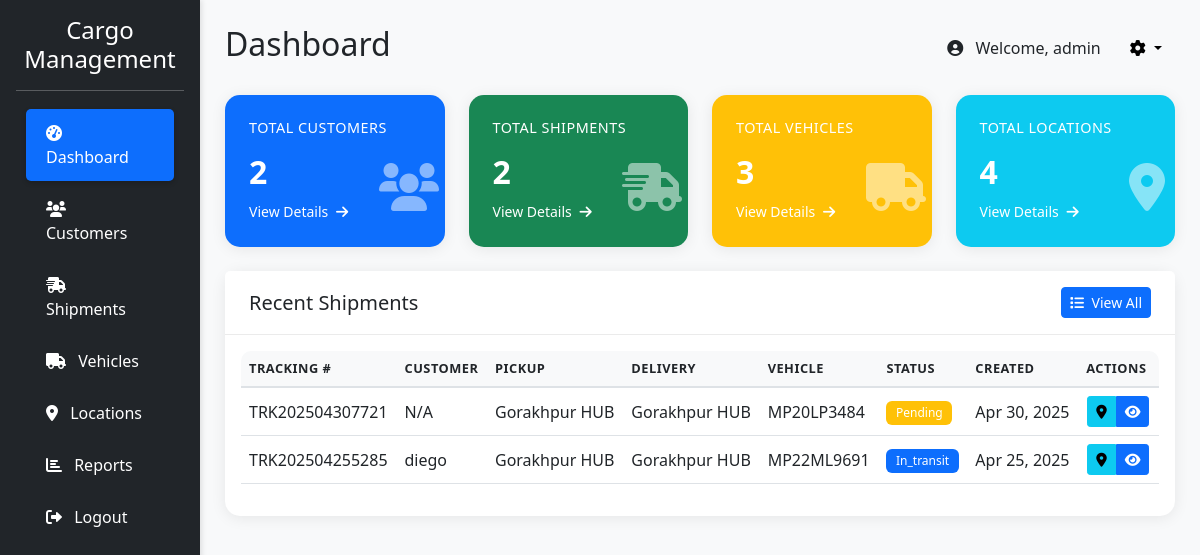
Page /admin/dashboard.php (signed in) on the committed database.
### tables this page shows
CREATE TABLE IF NOT EXISTS `shipments` (
  `id` int NOT NULL AUTO_INCREMENT,
  `tracking_number` varchar(20) NOT NULL,
  `customer_id` int DEFAULT NULL,
  `pickup_location_id` int DEFAULT NULL,
  `delivery_location_id` int DEFAULT NULL,
  `vehicle_id` int DEFAULT NULL,
  `status` enum('pending','in_transit','delivered','cancelled') DEFAULT 'pending',
  `weight` decimal(10,2) DEFAULT NULL,
  `dimensions` varchar(50) DEFAULT NULL,
  `description` text,
  `created_at` timestamp NULL DEFAULT CURRENT_TIMESTAMP,
  PRIMARY KEY (`id`),
  UNIQUE KEY `tracking_number` (`tracking_number`),
  KEY `customer_id` (`customer_id`),
  KEY `pickup_location_id` (`pickup_location_id`),
  KEY `delivery_location_id` (`delivery_location_id`),
  KEY `vehicle_id` (`vehicle_id`)
);

CREATE TABLE IF NOT EXISTS `locations` (
  `id` int NOT NULL AUTO_INCREMENT,
  `name` varchar(100) NOT NULL,
  `address` text,
  `city` varchar(50) DEFAULT NULL,
  `state` varchar(50) DEFAULT NULL,
  `pincode` varchar(10) DEFAULT NULL,
  `phone` varchar(15) DEFAULT NULL,
  PRIMARY KEY (`id`)
);

CREATE TABLE IF NOT EXISTS `vehicles` (
  `id` int NOT NULL AUTO_INCREMENT,
  `vehicle_number` varchar(20) NOT NULL,
  `vehicle_type` varchar(50) NOT NULL,
  `capacity` decimal(10,2) DEFAULT NULL,
  `status` enum('available','in_use','maintenance') DEFAULT 'available',
  PRIMARY KEY (`id`),
  UNIQUE KEY `vehicle_number` (`vehicle_number`)
);

CREATE TABLE IF NOT EXISTS `customers` (
  `id` int NOT NULL AUTO_INCREMENT,
  `user_id` int DEFAULT NULL,
  `full_name` varchar(100) NOT NULL,
  `phone` varchar(15) DEFAULT NULL,
  `address` text,
  `city` varchar(50) DEFAULT NULL,
  `state` varchar(50) DEFAULT NULL,
  `pincode` varchar(10) DEFAULT NULL,
  PRIMARY KEY (`id`),
  KEY `user_id` (`user_id`)
);

### admin/dashboard.php (the view, shortened to what this page needs)
<?php
require_once "../config/database.php";
$total_customers = $total_shipments = $total_vehicles = $total_locations = 0;
$recent_shipments = array();
try {
    $sql = "SELECT COUNT(*) as total FROM customers";
    if ($result = mysqli_query($conn, $sql)) {
        if ($row = mysqli_fetch_assoc($result)) {
            $total_customers = $row['total'];
        }
    } else {
        throw new Exception("Error fetching customers count: " . mysqli_error($conn));
    }
    $sql = "SELECT COUNT(*) as total FROM shipments";
    if ($result = mysqli_query($conn, $sql)) {
        if ($row = mysqli_fetch_assoc($result)) {
            $total_shipments = $row['total'];
        }
    } else {
        throw new Exception("Error fetching shipments count: " . mysqli_error($conn));
    }
    $sql = "SELECT COUNT(*) as total FROM vehicles";
    if ($result = mysqli_query($conn, $sql)) {
        if ($row = mysqli_fetch_assoc($result)) {
            $total_vehicles = $row['total'];
        }
    } else {
        throw new Exception("Error fetching vehicles count: " . mysqli_error($conn));
    }
    $sql = "SELECT COUNT(*) as total FROM locations";
    if ($result = mysqli_query($conn, $sql)) {
        if ($row = mysqli_fetch_assoc($result)) {
            $total_locations = $row['total'];
        }
    } else {
        throw new Exception("Error fetching locations count: " . mysqli_error($conn));
    }
    $sql = "SELECT
                s.id,
                s.tracking_number,
                s.status,
                s.created_at,
                c.full_name as customer_name,
                l1.name as pickup_location,
                l2.name as delivery_location,
                v.vehicle_number
            FROM shipments s
            LEFT JOIN customers c ON s.customer_id = c.id
            LEFT JOIN locations l1 ON s.pickup_location_id = l1.id
            LEFT JOIN locations l2 ON s.delivery_location_id = l2.id
            LEFT JOIN vehicles v ON s.vehicle_id = v.id
            ORDER BY s.created_at DESC
            LIMIT 5";
    if ($result = mysqli_query($conn, $sql)) {
        while ($row = mysqli_fetch_assoc($result)) {
            $recent_shipments[] = $row;
        }
    } else {
        throw new Exception("Error fetching recent shipments: " . mysqli_error($conn));
    }
} catch (Exception $e) {
    $error_message = $e->getMessage();
    error_log("Dashboard Error: " . $error_message);
}
?>
<!DOCTYPE html>
<html lang="en">
<head>
    <link href="https://cdn.jsdelivr.net/npm/bootstrap@5.3.0/dist/css/bootstrap.min.css" rel="stylesheet">
    <link rel="stylesheet" href="https://cdnjs.cloudflare.com/ajax/libs/font-awesome/6.0.0/css/all.min.css">
</head>
<body>
    <div class="container-fluid">
        <div class="row">
            <div class="col-md-3 col-lg-2 px-0 sidebar">
                <div class="p-3">
                    <h4 class="text-center">Cargo Management</h4>
                    <hr>
                    <ul class="nav flex-column">
                        <li class="nav-item">
                            <a class="nav-link active" href="dashboard.php">
                                <i class="fas fa-tachometer-alt me-2"></i> Dashboard
                            </a>
                        </li>
                        <li class="nav-item">
                            <a class="nav-link" href="customers.php">
                                <i class="fas fa-users me-2"></i> Customers
                            </a>
                        </li>
                        <li class="nav-item">
                            <a class="nav-link" href="shipments.php">
                                <i class="fas fa-shipping-fast me-2"></i> Shipments
                            </a>
                        </li>
                        <li class="nav-item">
                            <a class="nav-link" href="vehicles.php">
                                <i class="fas fa-truck me-2"></i> Vehicles
                            </a>
                        </li>
                        <li class="nav-item">
                            <a class="nav-link" href="locations.php">
                                <i class="fas fa-map-marker-alt me-2"></i> Locations
                            </a>
                        </li>
                        <li class="nav-item">
                            <a class="nav-link" href="reports.php">
                                <i class="fas fa-chart-bar me-2"></i> Reports
                            </a>
                        </li>
                        <li class="nav-item">
                            <a class="nav-link" href="../logout.php">
                                <i class="fas fa-sign-out-alt me-2"></i> Logout
                            </a>
                        </li>
                    </ul>
                </div>
            </div>
            <div class="col-md-9 col-lg-10 main-content">
                <div class="d-flex justify-content-between align-items-center mb-4">
                    <h2>Dashboard</h2>
                    <div class="d-flex align-items-center">
                        <div class="me-3">
                            <i class="fas fa-user-circle me-2"></i>
                            <span>Welcome, <?php echo htmlspecialchars($_SESSION["username"] ?? 'Admin'); ?></span>
                        </div>
                        <div class="dropdown">
                            <button class="btn btn-light dropdown-toggle" type="button" id="dropdownMenuButton" data-bs-toggle="dropdown">
                                <i class="fas fa-cog"></i>
                            </button>
                        </div>
                    </div>
                </div>
                <div class="row mb-4">
                    <div class="col-md-3">
                        <div class="card stat-card bg-primary text-white">
                            <div class="card-body">
                                <h5 class="card-title">Total Customers</h5>
                                <h2 class="card-text"><?php echo number_format($total_customers); ?></h2>
                                <i class="fas fa-users fa-2x position-absolute top-50 end-0 me-3 opacity-50"></i>
                                <div class="mt-2">
                                    <a href="customers.php" class="text-white text-decoration-none small">View Details <i class="fas fa-arrow-right ms-1"></i></a>
                                </div>
                            </div>
                        </div>
                    </div>
                    <div class="col-md-3">
                        <div class="card stat-card bg-success text-white">
                            <div class="card-body">
                                <h5 class="card-title">Total Shipments</h5>
                                <h2 class="card-text"><?php echo number_format($total_shipments); ?></h2>
                                <i class="fas fa-shipping-fast fa-2x position-absolute top-50 end-0 me-3 opacity-50"></i>
                                <div class="mt-2">
                                    <a href="shipments.php" class="text-white text-decoration-none small">View Details <i class="fas fa-arrow-right ms-1"></i></a>
                                </div>
                            </div>
                        </div>
                    </div>
                    <div class="col-md-3">
                        <div class="card stat-card bg-warning text-white">
                            <div class="card-body">
                                <h5 class="card-title">Total Vehicles</h5>
                                <h2 class="card-text"><?php echo number_format($total_vehicles); ?></h2>
                                <i class="fas fa-truck fa-2x position-absolute top-50 end-0 me-3 opacity-50"></i>
                                <div class="mt-2">
                                    <a href="vehicles.php" class="text-white text-decoration-none small">View Details <i class="fas fa-arrow-right ms-1"></i></a>
                                </div>
                            </div>
                        </div>
                    </div>
                    <div class="col-md-3">
                        <div class="card stat-card bg-info text-white">
                            <div class="card-body">
                                <h5 class="card-title">Total Locations</h5>
                                <h2 class="card-text"><?php echo number_format($total_locations); ?></h2>
                                <i class="fas fa-map-marker-alt fa-2x position-absolute top-50 end-0 me-3 opacity-50"></i>
                                <div class="mt-2">
                                    <a href="locations.php" class="text-white text-decoration-none small">View Details <i class="fas fa-arrow-right ms-1"></i></a>
                                </div>
                            </div>
                        </div>
                    </div>
                </div>
                <div class="card">
                    <div class="card-header d-flex justify-content-between align-items-center">
                        <h5 class="card-title mb-0">Recent Shipments</h5>
                        <a href="shipments.php" class="btn btn-primary btn-sm">
                            <i class="fas fa-list me-1"></i> View All
                        </a>
                    </div>
                    <div class="card-body">
                        <?php if (empty($recent_shipments)): ?>
                            <div class="text-center text-muted py-4">
                                <i class="fas fa-box fa-3x mb-3"></i>
                                <p>No recent shipments found</p>
                            </div>
                        <?php else: ?>
                            <div class="table-responsive">
                                <table class="table table-hover">
                                    <thead>
                                        <tr>
                                            <th>Tracking #</th>
                                            <th>Customer</th>
                                            <th>Pickup</th>
                                            <th>Delivery</th>
                                            <th>Vehicle</th>
                                            <th>Status</th>
                                            <th>Created</th>
                                            <th>Actions</th>
                                        </tr>
                                    </thead>
                                    <tbody>
                                        <?php foreach ($recent_shipments as $shipment): ?>
                                            <tr>
                                                <td><?php echo htmlspecialchars($shipment['tracking_number'] ?? 'N/A'); ?></td>
                                                <td><?php echo htmlspecialchars($shipment['customer_name'] ?? 'N/A'); ?></td>
                                                <td><?php echo htmlspecialchars($shipment['pickup_location'] ?? 'N/A'); ?></td>
                                                <td><?php echo htmlspecialchars($shipment['delivery_location'] ?? 'N/A'); ?></td>
                                                <td><?php echo htmlspecialchars($shipment['vehicle_number'] ?? 'N/A'); ?></td>
                                                <td>
                                                    <span class="badge bg-<?php
                                                                            echo ($shipment['status'] ?? 'pending') == 'delivered' ? 'success' : (($shipment['status'] ?? 'pending') == 'in_transit' ? 'primary' : (($shipment['status'] ?? 'pending') == 'cancelled' ? 'danger' : 'warning'));
                                                                            ?>">
                                                        <?php echo ucfirst($shipment['status'] ?? 'pending'); ?>
                                                    </span>
                                                </td>
                                                <td><?php echo isset($shipment['created_at']) ? date('M d, Y', strtotime($shipment['created_at'])) : 'N/A'; ?></td>
                                                <td>
                                                    <div class="btn-group btn-group-sm">
                                                        <a href="tracking.php?id=<?php echo $shipment['id']; ?>" class="btn btn-info" title="Track Shipment">
                                                            <i class="fas fa-map-marker-alt"></i>
                                                        </a>
                                                        <a href="shipments.php?id=<?php echo $shipment['id']; ?>" class="btn btn-primary" title="View Details">
                                                            <i class="fas fa-eye"></i>
                                                        </a>
                                                    </div>
                                                </td>
                                            </tr>
                                        <?php endforeach; ?>
                                    </tbody>
                                </table>
                            </div>
                        <?php endif; ?>
                    </div>
                </div>
            </div>
        </div>
    </div>
</body>
</html>

### rows in the picture
shipments: tracking_number "TRK202504307721", customer_name "N/A", locations.name "Gorakhpur HUB", vehicle.vehicle_number "MP20LP3484", status "Pending", created_at "Apr 30, 2025"
shipments: tracking_number "TRK202504255285", customer.full_name "diego", locations.name "Gorakhpur HUB", vehicle.vehicle_number "MP22ML9691", status "In_transit", created_at "Apr 25, 2025"

### other values in the picture
$_SESSION["username"] "admin"
$total_customers "2"
$total_shipments "2"
$total_vehicles "3"
$total_locations "4"
